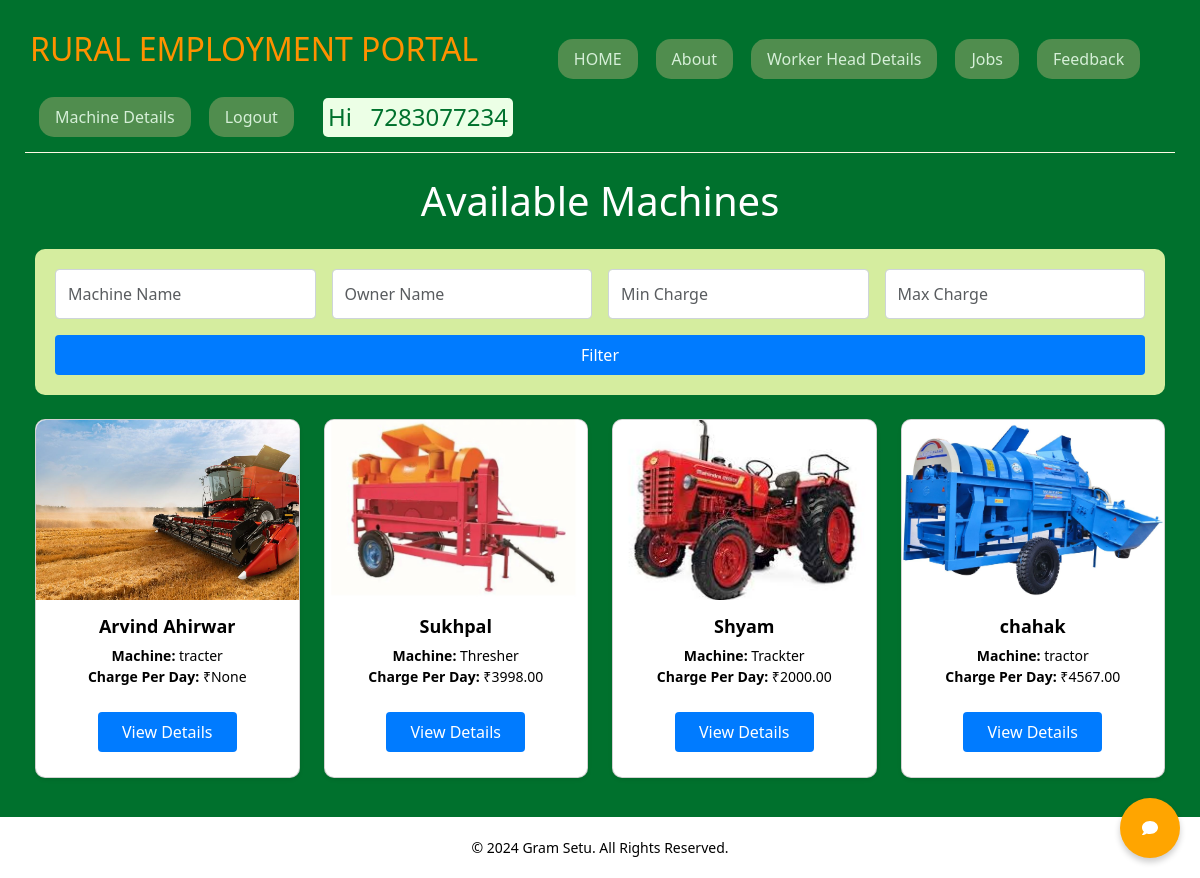
Screenshot of /machines/ (signed in) with the database file from the repository.
### R_E/models.py (models this page shows, shortened)
class WorkerHead(models.Model):
    id = models.AutoField(primary_key=True)  # Django adds this automatically
    user = models.ForeignKey(User, on_delete=models.CASCADE, default=1)
    name = models.CharField(max_length=30, null=False)
    numberOfWorker = models.IntegerField(null=False)
    salaryPerDay = models.IntegerField(null=False)
    machineAvailable = models.CharField(max_length=300, null=False)
    machineImage = models.ImageField(upload_to='machines/', null=True, blank=True)
    chargePerDay = models.DecimalField(max_digits=10, decimal_places=2, null=True, blank=True)
    date = models.DateField(null=False)
    phoneNumber = models.BigIntegerField(null=False, default=1234567890)
    email = models.EmailField(max_length=254, null=True, blank=True)  # New email field
    is_booked = models.BooleanField(default=False)  # New field to track booking status

### R_E/views.py (the view)
# urls.py: path('machines/', views.machine_list, name='machine_list'),
@login_required
def machine_list(request):
    machine_name = request.GET.get('machine_name', '').strip()
    charge_min = request.GET.get('charge_min', '').strip()
    charge_max = request.GET.get('charge_max', '').strip()
    owner_name = request.GET.get('owner_name', '').strip()
    machines = WorkerHead.objects.all()
    if not request.user.is_authenticated:
        machines = machines.filter(is_booked=False)
    else:
        machines = machines.filter(Q(is_booked=False) | Q(user=request.user))
    if machine_name:
        machines = machines.filter(machineAvailable__icontains=machine_name)
    if owner_name:
        machines = machines.filter(name__icontains=owner_name)
    if charge_min.isdigit():
        if charge_max.isdigit():
            machines = machines.filter(chargePerDay__gte=int(charge_min), chargePerDay__lte=int(charge_max))
        else:
            machines = machines.filter(chargePerDay__gte=int(charge_min))
    elif charge_max.isdigit():
        machines = machines.filter(chargePerDay__lte=int(charge_max))
    context = {
        'machines': machines
    }
    return render(request, 'machine_list.html', context)

### R_E/context_processors.py (called while the page is built)
def current_year(request):
    return {
        'current_year': datetime.now().year
    }

### R_E/templates/machine_list.html (shortened to what this page needs)
{% extends 'base.html' %}
{% load static %}
{% block content %}
    <div class="container mt-4">
        <h1 class="mb-4 text-center">Available Machines</h1>
        <form method="get" class="search-form mb-4">
            <div class="row g-3">
                <div class="col-md-3">
                    <input type="text" name="machine_name" value="{{ request.GET.machine_name }}" placeholder="Machine Name" class="form-control" />
                </div>
                <div class="col-md-3">
                    <input type="text" name="owner_name" value="{{ request.GET.owner_name }}" placeholder="Owner Name" class="form-control" />
                </div>
                <div class="col-md-3">
                    <input type="number" name="charge_min" value="{{ request.GET.charge_min }}" placeholder="Min Charge" class="form-control" />
                </div>
                <div class="col-md-3">
                    <input type="number" name="charge_max" value="{{ request.GET.charge_max }}" placeholder="Max Charge" class="form-control" />
                </div>
            </div>
            <div class="row mt-3">
                <div class="col-md-12">
                    <button type="submit" class="btn btn-primary w-100">Filter</button>
                </div>
            </div>
        </form>
        <div class="row">
            {% for machine in machines %}
            <div class="col-md-3 mb-4">
                <div class="card shadow-sm">
                    {% if machine.machineImage %}
                        <img src="{{ machine.machineImage.url }}" class="card-img-top" alt="Machine Image">
                    {% else %}
                        <img src="{% static 'default_machine_image.jpg' %}" class="card-img-top" alt="Default Image">
                    {% endif %}
                    <div class="card-body">
                        <h5 class="card-title">{{ machine.name }}</h5>
                        <p class="card-text">
                            <strong>Machine:</strong> {{ machine.machineAvailable }}<br>
                            <strong>Charge Per Day:</strong> ₹{{ machine.chargePerDay }}
                        </p>
                        <a href="{% url 'machine_details' machine.id %}" class="btn btn-primary">View Details</a>
                    </div>
                </div>
            </div>
            {% empty %}
            <p>No machines available.</p>
            {% endfor %}
        </div>
    </div>
{% endblock %}

### R_E/templates/base.html (shortened to what this page needs)
<!DOCTYPE html>
<html>
<head>
    {% load bootstrap5 %}
    {% bootstrap_css %}
    <link rel="stylesheet" href="https://stackpath.bootstrapcdn.com/bootstrap/5.3.0/css/bootstrap.min.css">
</head>
<body>
<div class="container-fluid" style="color:white;padding:15px;background-color:#00712D;">
    <ul class="nav" style="padding:5px;margin:10px;color:#D5ED9F;border-bottom:1px solid #FFFBE6;" id="navigation">
        <li>
            <h2 style="color:#FF9100;">RURAL EMPLOYMENT PORTAL</h2>
        </li>
        <li class="nav-item">
            <a class="nav-link active" href="/" style="background-color:#508D4E;border-radius:15px;color:#D6EFD8;transition:background-color 1s ease-in-out, color 1s ease-in-out;">
            <span>HOME</span>
            </a>
        </li>
        <li class="nav-item">
            <a class="nav-link active" href="/about" style="background-color:#508D4E;border-radius:15px;color:#D6EFD8;transition:background-color 1s ease-in-out, color 1s ease-in-out;">
                <span>About</span>
            </a>
        </li>
        {% if user.is_authenticated %}
        <li class="nav-item">
            <a class="nav-link active" href="/worker" style="background-color:#508D4E;border-radius:15px;color:#D6EFD8;transition:background-color 1s ease-in-out, color 1s ease-in-out;">
                <span>Worker Head Details</span>
            </a>
        </li>
        <li class="nav-item">
            <a class="nav-link active" href="/job" style="background-color:#508D4E;border-radius:15px;color:#D6EFD8;transition:background-color 1s ease-in-out, color 1s ease-in-out;">
                <span>Jobs</span>
            </a>
        </li>
        <li class="nav-item">
            <a class="nav-link active" href="/feedback" style="background-color:#508D4E;border-radius:15px;color:#D6EFD8;transition:background-color 1s ease-in-out, color 1s ease-in-out;">
                <span>Feedback</span>
            </a>
        </li>
        <li class="nav-item">
            <a class="nav-link active" href="{% url 'machine_list' %}" style="background-color:#508D4E;border-radius:15px;color:#D6EFD8;transition:background-color 1s ease-in-out, color 1s ease-in-out;">Machine Details</a></li>
        <li class="nav-item">
            <a class="nav-link active" href="/logout" style="background-color:#508D4E;border-radius:15px;color:#D6EFD8;transition:background-color 1s ease-in-out, color 1s ease-in-out;">
                <span>Logout</span>
            </a>
        </li>
        <li class="nav-item">
            <h4 style="margin:10px;margin-left:20px;background-color:#ECFFE6;color:#00712D;padding:5px;border-radius:5px;">Hi  &nbsp;&nbsp;{{ user.username }} </h4>
        </li>
        {% endif %}
    </ul>
    {% block content %}{% endblock %}
</div>
<div id="ask-question-icon" class="floating-icon">
    <i class="fas fa-comment"></i>
</div>
<footer class="footer">
    <div class="container">
        <p class="footer-text">
            © 2024 Gram Setu. All Rights Reserved.
        </p>
    </div>
</footer>
</body>
</html>

### R_E/templates/base.html (style rules this page uses)
.floating-icon { position: fixed; bottom: 20px; right: 20px; background-color: orange; color: white; border-radius: 50%; width: 60px; height: 60px; display: flex; justify-content: center; align-items: center; box-shadow: 0px 4px 6px rgba(0, 0, 0, 0.2); cursor: pointer; z-index: 1000; }
a { margin: 9px; }
.footer { background-color: #343a40; color: black; background-color: white; padding: 20px; text-align: center; width: 100%; bottom: 0; left: 0; }
.footer-text { margin: 0; font-size: 14px; }
.container { max-width: 1400px; margin: auto; padding: 0 20px; }
#navigation { background-color: #00712D; }
.nav-link.active, .nav-link.active:hover { background-color: #508D4E; border-radius: 15px; color: #D6EFD8; transition: background-color 1s ease-in-out, color 1s ease-in-out; }

### R_E/templates/machine_list.html (style rules this page uses)
.card { border-radius: 10px; height: 100%; display: flex; flex-direction: column; justify-content: space-between; }
.card-img-top { width: 100%; height: 180px; object-fit: cover; border-top-left-radius: 10px; border-top-right-radius: 10px; }
.card-body { text-align: center; color: black; }
.card-title { font-size: 18px; font-weight: bold; }
.card-text { font-size: 14px; }
.form-control { padding: 0.75rem; font-size: 1rem; border-radius: 0.25rem; border: 1px solid #ced4da; }
.btn { padding: 0.5rem 1.5rem; font-size: 1rem; border-radius: 0.25rem; background-color: #007bff; color: white; border: none; cursor: pointer; transition: background-color 0.3s ease; }
.search-form { padding: 20px; margin: 20px 0; background-color: #D5ED9F; border-radius: 10px; }

### rows the page displays
WorkerHead: machineImage (picture), name "Arvind Ahirwar", machineAvailable "tracter", chargePerDay "None"
WorkerHead: machineImage (picture), name "Sukhpal", machineAvailable "Thresher", chargePerDay "3998.00"
WorkerHead: machineImage (picture), name "Shyam", machineAvailable "Trackter", chargePerDay "2000.00"
WorkerHead: machineImage (picture), name "chahak", machineAvailable "tractor", chargePerDay "4567.00"

### other values shown
{{ user.username }} "7283077234"
